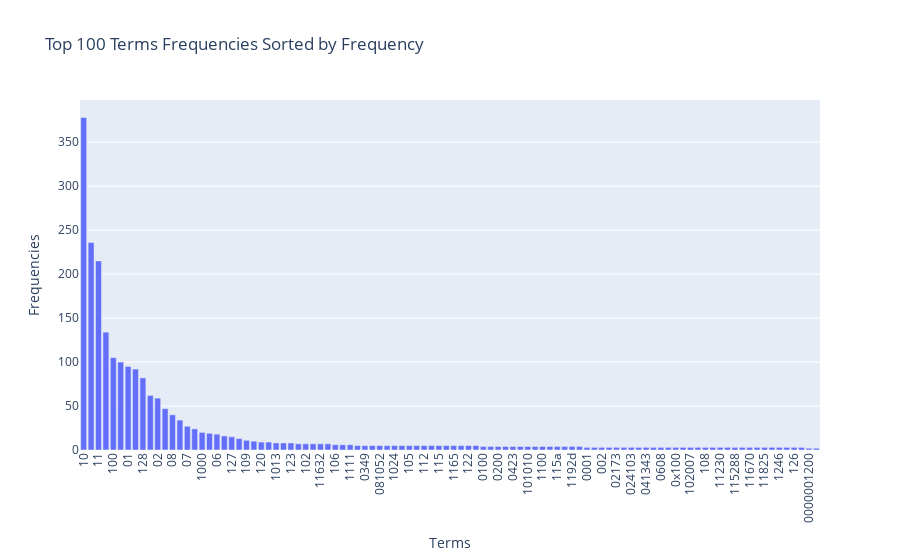

Notebook cell for this chart:
### Markdown cell above
### >>> **Exercise 14 (take home):** 
Additionally, you can attempt to sort the terms on the `x-axis` by frequency instead of in alphabetical order. This way the visualization is more meaninfgul and you will be able to observe the so called [long tail](https://en.wikipedia.org/wiki/Long_tail) (get familiar with this term since it will appear a lot in data mining and other statistics courses). see picture below

![alt txt](https://upload.wikimedia.org/wikipedia/commons/thumb/8/8a/Long_tail.svg/1000px-Long_tail.svg.png)

### Code cell
# Answer here
import plotly.express as px
import pandas as pd
import numpy as np

# 準備數據
terms = count_vect.get_feature_names_out()[:500]  # 獲取前500個詞彙
frequencies = term_frequencies[:500]  # 獲取前500個詞的頻率

# 將數據放入 DataFrame
df = pd.DataFrame({
    'Terms': terms,
    'Frequencies': frequencies
})

# 篩選出現頻率最高的前 100 個詞彙
top_n = 100  # 可根據需要調整
df_top = df.nlargest(top_n, 'Frequencies')

# 根據頻率對數據進行排序(其實以滿足，這是沒滿足時加這個才會排序)
df_top = df_top.sort_values(by='Frequencies', ascending=False)

# 使用 Plotly Express 繪製條形圖
fig = px.bar(df_top, x='Terms', y='Frequencies', 
             title='Top {} Terms Frequencies Sorted by Frequency'.format(top_n),
             labels={'Terms': 'Terms', 'Frequencies': 'Frequencies'})

# 設置 x 軸標籤旋轉
fig.update_layout(xaxis_tickangle=-90)

# 顯示圖形
fig.show()

### Figure 1 — Plotly figure (JSON) as saved in the notebook; plotly's stock layout.template omitted (floating-point values rounded to 4 significant figures)
{"data": [{"alignmentgroup": "True", "hovertemplate": "Terms=%{x}<br>Frequencies=%{y}<extra></extra>", "legendgroup": "", "marker": {"color": "#636efa", "pattern": {"shape": ""}}, "name": "", "offsetgroup": "", "orientation": "v", "showlegend": false, "textposition": "auto", "type": "bar", "x": ["10", "12", "11", "00", "100", "03", "01", "000", "128", "05", "02", "04", "08", "09", "07", "0358", "1000", "101", "06", "110", "127", "00pm", "109", "114", "120", "1200", "1013", "113", "123", "071", "102", "1024x768", "11632", "117", "106", "111", "1111", "00am", "0349", "0511", "081052", "084042", "1024", "104", "105", "10th", "112", "11292", "115", "116305", "1165", "121", "122", "122647", "0100", "01580", "0200", "040", "0423", "095220", "101010", "103", "1100", "114127", "115a", "1170", "1192d", "12091", "0001", "0010580b", "002", "02118", "02173", "023044", "024103", "0293", "041343", "0600", "0608", "06320", "0x100", "10101", "102007", "103237", "108", "1113", "11230", "114158", "115288", "115565", "11670", "118", "11825", "119", "1246", "125", "126", "1280", "0000001200", "000usd"], "xaxis": "x", "y": [378, 236, 215, 134, 105, 100, 95, 92, 82, 62, 59, 47, 40, 34, 27, 24, 20, 19, 18, 16, 15, 13, 11, 10, 9, 9, 8, 8, 8, 7, 7, 7, 7, 7, 6, 6, 6, 5, 5, 5, 5, 5, 5, 5, 5, 5, 5, 5, 5, 5, 5, 5, 5, 5, 4, 4, 4, 4, 4, 4, 4, 4, 4, 4, 4, 4, 4, 4, 3, 3, 3, 3, 3, 3, 3, 3, 3, 3, 3, 3, 3, 3, 3, 3, 3, 3, 3, 3, 3, 3, 3, 3, 3, 3, 3, 3, 3, 3, 2, 2], "yaxis": "y"}], "layout": {"autosize": true, "barmode": "relative", "legend": {"tracegroupgap": 0}, "title": {"text": "Top 100 Terms Frequencies Sorted by Frequency"}, "xaxis": {"anchor": "y", "autorange": true, "domain": [0, 1], "range": [-0.5, 99.5], "tickangle": -90, "title": {"text": "Terms"}, "type": "category"}, "yaxis": {"anchor": "x", "autorange": true, "domain": [0, 1], "range": [0, 397.9], "title": {"text": "Frequencies"}, "type": "linear"}}}
